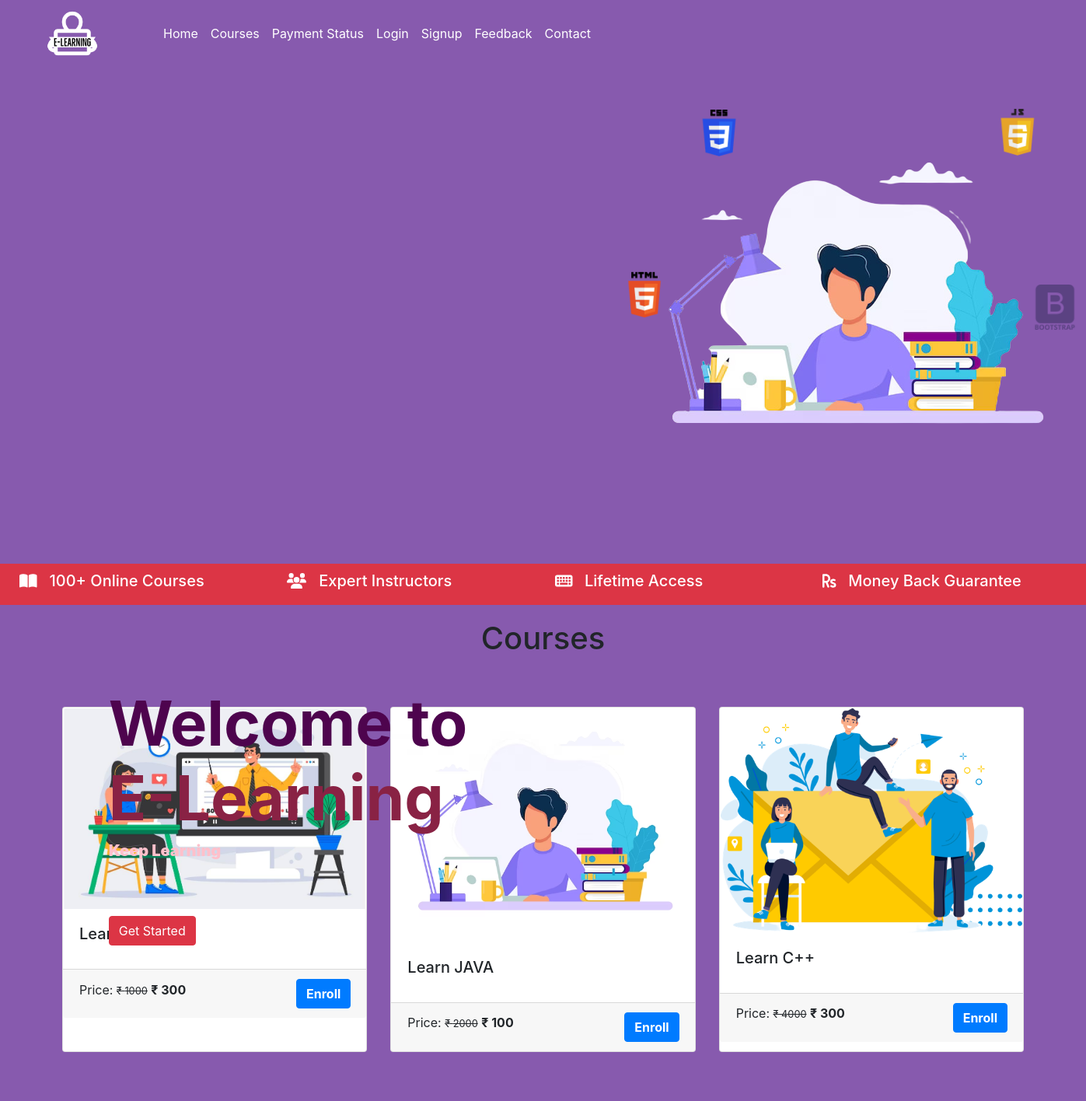
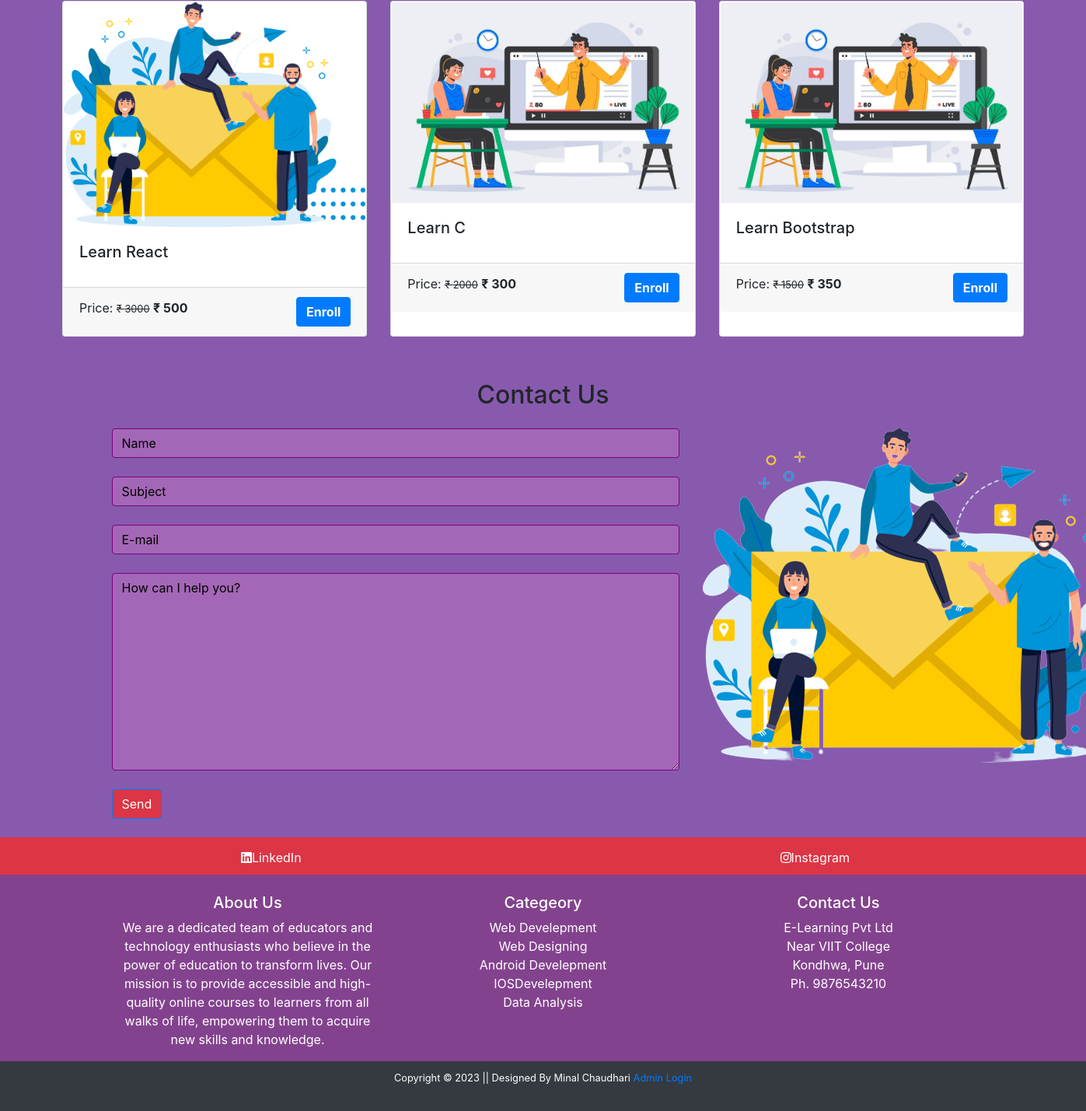
The page / on the database its author committed (2 pictures, top to bottom).
### tables this page shows
CREATE TABLE `course` (
  `course_id` int(11) NOT NULL,
  `course_name` text NOT NULL,
  `course_desc` text NOT NULL,
  `course_author` varchar(255) NOT NULL,
  `course_img` text NOT NULL,
  `course_duration` text NOT NULL,
  `course_price` int(11) NOT NULL,
  `course_original_price` int(11) NOT NULL
);

### index.php (the view, shortened to what this page needs)
<?php
    include('./mainInclude/header.php');
?>
<div class="container-fluid">
    <div class="img-parent">
        <img src="images/boy2..png" class="laptop" alt="">
        <img src="images/html5.png" class="html" alt="">
        <img src="images/css.png" class="css" alt="">
        <img src="images/javascript.png" class="javascript" alt="">
        <img src="images/bootstrap.png" class="bootstrap"  alt="">
    </div>
    <div class="home-content">
        <h1 class="my-content">Welcome to <br/> <span>E-Learning</span></h1>
        <h5 class="my-content">Keep Learning</h5><br><br>
        <?php
            if(!isset($_SESSION['is_login'])){
                echo '<a href="#" class="btn btn-danger mt-3" data-toggle="modal" data-target="#stuRegModalCenter">Get Started</a>';
            }
            else{
                echo '<a class="btn btn-primary btn-danger mt-3" href="student/studentProfile.php">My Profile</a>';
            }
        ?>
    </div>
</div>
<div class="container-fluid bg-danger txt-banner">
    <div class="row bottom-banner" style="color: white; padding: 10px;">
        <div class="col-sm">
            <h5><i class="fas fa-book-open mr-3"></i>100+ Online Courses</h5>
        </div>
        <div class="col-sm">
            <h5><i class="fas fa-users mr-3"></i>Expert Instructors</h5>
        </div>
        <div class="col-sm">
            <h5><i class="fas fa-keyboard mr-3"></i>Lifetime Access</h5>
        </div>
        <div class="col-sm">
            <h5><i class="fas fa-rupee-sign mr-3"></i>Money Back Guarantee</h5>
        </div>
    </div>
</div>
<h1 class="text-center" style="margin-top: 19px;">Courses</h1>
<div class="row card-deck mt-4 " style="padding: 0rem 5rem 0rem 5rem ;">
    <?php
        $sql = "SELECT * FROM course LIMIT 3";
        $result = $conn-> query($sql);
        if($result->num_rows > 0){
            while($row = $result->fetch_assoc()){
                $course_id = $row['course_id'];
                echo '
                    <div class="card" >
                        <a href="coursedetails.php?course_id='.$course_id.'" class="btn" style="text-align: left; padding: 0px; ">
                        <img src="'.str_replace('..', '.', $row['course_img']).'" class="card-img-top" alt="...">
                        <div class="card-body">
                            <h5 class="card-title">'.$row['course_name'].'</h5>
                            <p class="card-text" ></p>
                        </div>
                        <div class="card-footer">
                            <p class="card-text d-inline">Price: <small><del>&#8377 '.$row['course_original_price'].'</del></small> <span class="font-weight-bolder">&#8377 '.$row['course_price'].'<span></p>
                            <a href="coursedetails.php?course_id='.$course_id.'" class="btn btn-primary text-white font-weight-bolder float-right">Enroll</a>
                        </div>
                    </div>
                </a>
                ';
            }
        }
    ?>
</div>
<div class="row card-deck mt-4 " style="padding: 0rem 5rem 0rem 5rem ;">
    <?php
        $sql = "SELECT * FROM course LIMIT 3, 3";
        $result = $conn-> query($sql);
        if($result->num_rows > 0){
            while($row = $result->fetch_assoc()){
                $course_id = $row['course_id'];
                echo '
                    <div class="card" >
                        <a href="coursedetails.php?course_id='.$course_id.'" class="btn" style="text-align: left; padding: 0px; ">
                        <img src="'.str_replace('..', '.', $row['course_img']).'" class="card-img-top" alt="...">
                        <div class="card-body">
                            <h5 class="card-title">'.$row['course_name'].'</h5>
                            <p class="card-text" ></p>
                        </div>
                        <div class="card-footer">
                            <p class="card-text d-inline">Price: <small><del>&#8377 '.$row['course_original_price'].'</del></small> <span class="font-weight-bolder">&#8377 '.$row['course_price'].'<span></p>
                            <a href="coursedetails.php?course_id='.$course_id.'" class="btn btn-primary text-white font-weight-bolder float-right">Enroll</a>
                        </div>
                    </div>
                </a>
                ';
            }
        }
    ?>
</div>
<div class="text-center m-2" style="margin-top : 10rem;">
    <a class="btn btn-danger " href="courses.php">View All Course</a>
</div>
<?php
include('./contact.php');
?>
<div class="container-fluid bg-danger" style="color: white; padding: 10px; height: 3rem;">
    <div class="row text-white text-center p-1" >
        <div class="col-sm">
            <a class="text-white social-hover" href="#"><i class="fab fa-linkedin"></i>LinkedIn</a>
        </div>
        <div class="col-sm">
            <a class="text-white social-hover" href="#"><i class="fab fa-instagram"></i>Instagram</a>
        </div>
    </div>
</div>
<div class="container-fluid p-4 text-white" style="background-color: white; height: 15rem; background-color: #83428e; width: 100%;">
<div class="container" style="background-color: #83428e;">
    <div class="row text-center">
        <div class="col-sm">
            <h5>About Us</h5>
            <p>We are a dedicated team of educators and technology enthusiasts who believe in the power of education to transform lives. Our mission is to provide accessible and high-quality online courses to learners from all walks of life, empowering them to acquire new skills and knowledge.</p>
        </div>
        <div class="col-sm ">
            <h5>Categeory</h5>
            <a class="text-white" href="#">Web Develepment</a><br>
            <a class="text-white" href="#">Web Designing</a><br>
            <a class="text-white" href="#">Android Develepment</a><br>
            <a class="text-white" href="#">IOSDevelepment</a><br>
            <a class="text-white" href="#">Data Analysis</a>
        </div>
        <div class="col-sm">
            <h5>Contact Us</h5>
            <p>E-Learning Pvt Ltd <br> Near VIIT College <br> Kondhwa, Pune <br> Ph. 9876543210</p>
        </div>
    </div>
</div>
</div>
<?php
    include('./mainInclude/footer.php');
?>

### mainInclude/header.php (shortened to what this page needs)
<!DOCTYPE html>
<html lang="en">
<head>
    <link rel="stylesheet" href="css/bootstrap.min.css">
    <link rel="stylesheet" href="css/all.min.css">
    <link rel="stylesheet" href="style.css">
</head>
<body style="background-color: #875aae;">
    <nav class="navbar navbar-expand-sm  pl-5" style="height: 85px; background-color: #875aae; !important">
        <a class="navbar-brand" href="index.php"><img src="images/E-learning-logos_white2.png" style="height:90px; padding:0px;" alt=""></a>
        <div class="collapse navbar-collapse"        id="navbarNav">
            <ul class="navbar-nav custom-nav pl-5">
                <li class="nav-item active custom-nav-item">
                    <a class="nav-link" href="index.php">Home </a>
                </li>
                <li class="nav-item custom-nav-item">
                    <a class="nav-link" href="courses.php">Courses</a>
                </li>
                <li class="nav-item custom-nav-item">
                    <a class="nav-link" href="paymentstatus.php">Payment Status</a>
                </li>
                <?php
                    if(isset($_SESSION['is_login'])){
                        echo '<li class="nav-item custom-nav-item">
                        <a class="nav-link" href="student/studentProfile.php">My Profile</a>
                    </li>
                    <li class="nav-item custom-nav-item">
                        <a href="logout.php" class="nav-link" href="#">Logout</a>
                    </li>';
                    }
                    else {
                        echo '<li class="nav-item custom-nav-item">
                        <a class="nav-link" href="#" data-toggle="modal" data-target="#stuLoginModalCenter">Login</a>
                    </li>
                    <li class="nav-item custom-nav-item">
                        <a class="nav-link" href="#" data-toggle="modal" data-target="#stuRegModalCenter">Signup</a>
                    </li>';
                    }
                ?>
                <li class="nav-item custom-nav-item">
                    <a class="nav-link" href="#">Feedback</a>
                </li>
                <li class="nav-item custom-nav-item">
                    <a class="nav-link" href="#">Contact</a>
                </li>
            </ul>
        </div>
    </nav>

### contact.php
<div class="container mt-4">
    <h2 class="text-center mb-4">Contact Us</h2>
    <div class="row">
        <div class="col-md-8">
            <form action="" method="post">
                <input type="text" style="background-color: #a467b7; border: 1px solid purple; color: black;" class="form-control text-black" name="name" placeholder="Name"><br>
                <input type="text" style="background-color: #a467b7; border: 1px solid purple; color: black;" class="form-control" name="subject" placeholder="Subject"><br>
                <input type="text" style="background-color: #a467b7; border: 1px solid purple; color: black;" class="form-control" name="email" placeholder="E-mail"><br>
                <textarea class="form-control" style="background-color: #a467b7; border: 1px solid purple; color: black;"  name="message" cols="30" rows="10" placeholder="How can I help you?" style="height: 150px;"></textarea><br>
                <input class="btn btn-primary bg-danger"  value="Send" type="submit" name="submit" ><br><br>
            </form>
        </div>
        <div class="col-md-4 stripe ">
            <img src="images/contactus1.png" alt="">
        </div>
    </div>
</div>

### mainInclude/footer.php (shortened to what this page needs)
    <footer class="container-fluid bg-dark text-center p-2" style="height: 4rem; ">
        <small class="text-white" >Copyright &copy; 2023 || Designed By Minal Chaudhari <a href="#login" data-toggle="modal" data-target="#adminLoginModalCenter">Admin Login</a> </small>
    </footer>
</body>
</html>

### style.css (style rules this page uses)
.custom-nav .custom-nav-item a { color: rgb(255, 255, 255) !important; }
body { background-color: #875aae !important; }
.container-fluid { height: 80vh; }
.txt-banner { height: 3.3rem; }
.img-parent .laptop { margin-left: 50rem; margin-top: 5rem; }
.img-parent .html { height: 60px; width: 60px; margin-left: 49rem; margin-top: -30rem; }
.img-parent .css { height: 60px; width: 60px; margin-left: 55rem; margin-top: -59rem; }
.img-parent .javascript { height: 60px; width: 60px; margin-left: 79rem; margin-top: -62.1rem; }
.img-parent .bootstrap { height: 60px; width: 60px; margin-left: 82rem; margin-top: -37rem; }
.home-content { position:absolute; z-index: 2; top: 31%; left: 10%; }
.home-content h1 { color: rgb(78, 4, 78); font-size: 5rem; font-weight: 700; }
.home-content h1 span { color: rgb(137, 34, 68); }
.home-content h5 { color: pink; font-weight: 900; }
.card { margin-top: 2.5rem; }
.text-center .btn { margin-top: -11rem; }
.container .row .col-md-8 form input::placeholder { color: rgb(0, 0, 0); / }
.container .row .col-md-8 form textarea::placeholder { color: rgb(0, 0, 0); }

### rows shown on the page
course: course_img (picture), course_name "Learn…", course_original_price "1000", course_price "300"
course: course_img (picture), course_name "Learn JAVA", course_original_price "2000", course_price "100"
course: course_img (picture), course_name "Learn C++", course_original_price "4000", course_price "300"
course: course_img (picture), course_name "Learn React", course_original_price "3000", course_price "500"
course: course_img (picture), course_name "Learn C", course_original_price "2000", course_price "300"
course: course_img (picture), course_name "Learn Bootstrap", course_original_price "1500", course_price "350"
